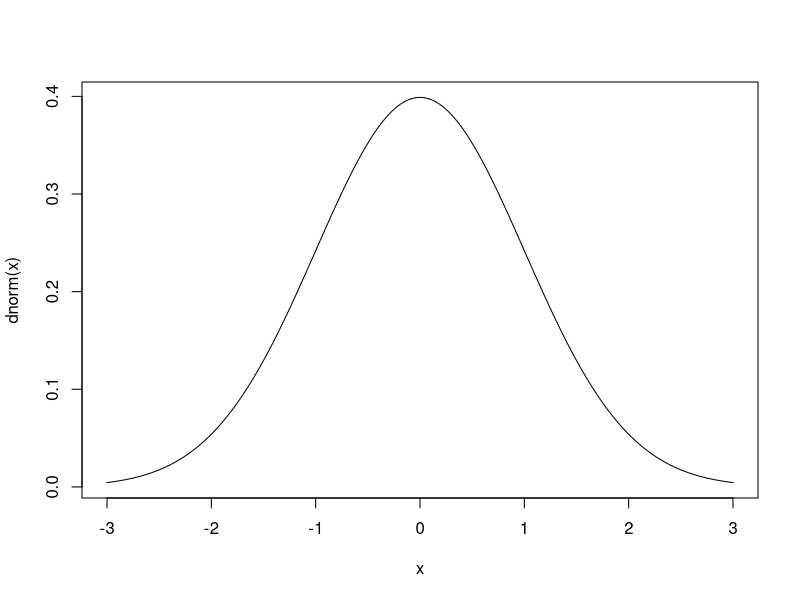
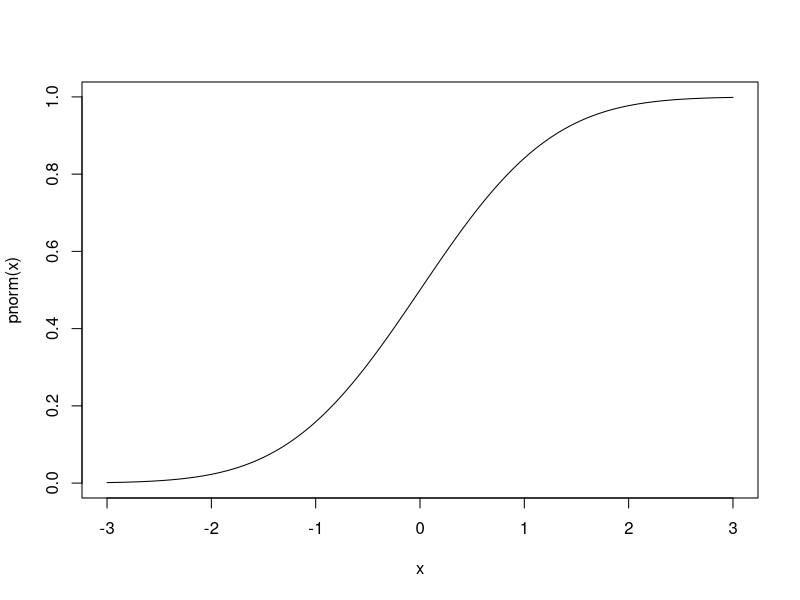
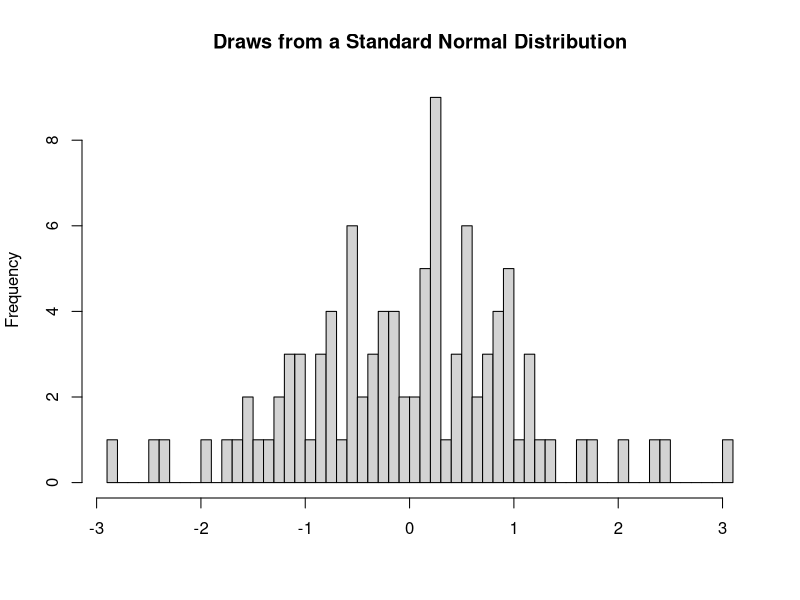
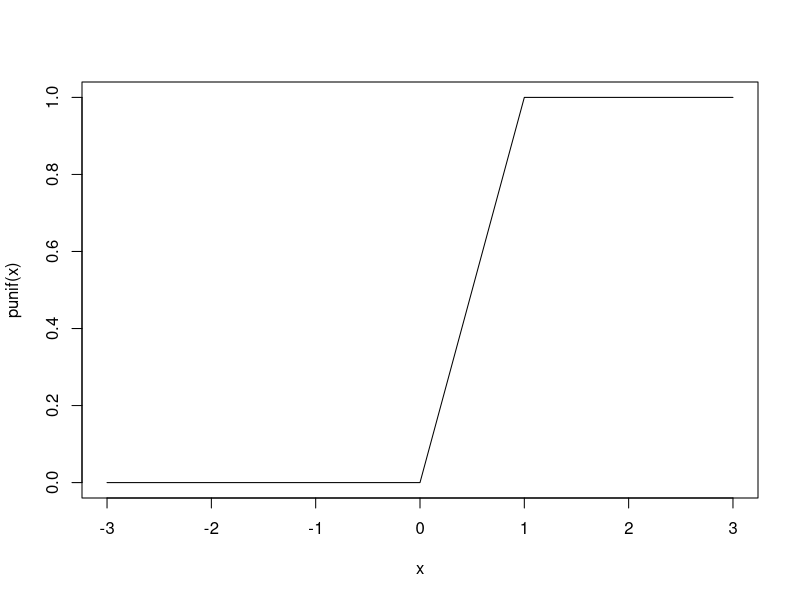
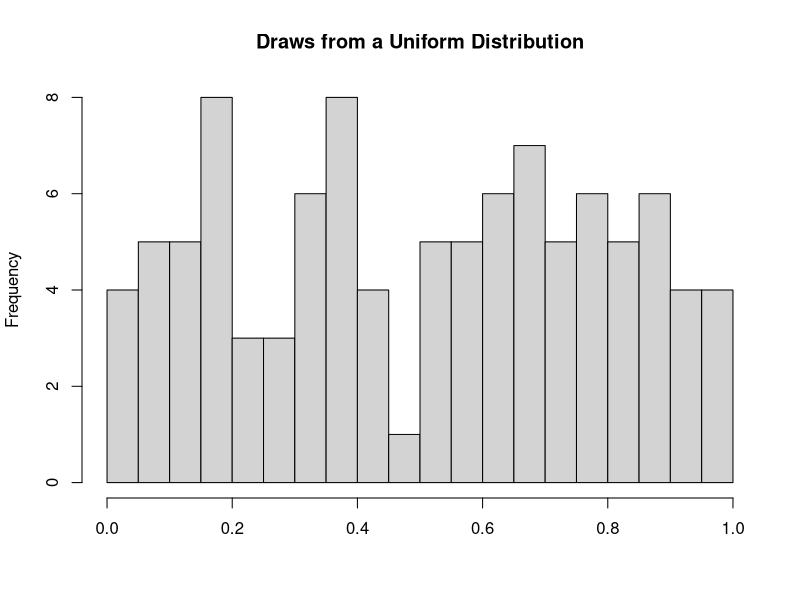

Write R code to recreate these figures, in order.
#####################################################################
# Program Name: random_variables.R
# Analyst     : Paul Laskowski
#
#####################################################################

#####################################################################
# Setup

# setting the seed will ensure different users generate the
# same random draws.
set.seed(898)

#####################################################################
# Using distributions in R
# 
# R makes it easy to work with common types of random variables.
# For each common distribution, including the normal, uniform, etc,
# there is a set of functions for computing probabilities and also
# for taking draws.  Once you learn the functions for one 
# distribution, the other ones will be very intuitive.


#####################################################################
# The Normal Distribution
# The normal distribution is the most important one to know.  The 
# following command will bring up documentation about it.
?Normal

# Notice that there are four functions listed: dnorm, pnorm, qnorm, rnorm

# let's generate a set of x-value to help us visualize these functions.
x = seq(-3,3, by = .01)
head(x)

# The density function
dnorm(0)

# for non-standard normal curves, we can specify the mean and sd.
dnorm(0, 1, 1)
dnorm(0, mean = 1, sd = 1)

# We can use the function to visualize the normal curve
plot(x, dnorm(x), type="l")

# The cumulative probability function gives the total area under a normal
# distribution from negative infinity to a given point.
pnorm(0)

# An important point on the normal curve to remember
pnorm(1.96)

# Visualize the cumulative probability function.
plot(x, pnorm(x), type="l")

# Suppose you want the area under the normal curve from one standard
# deviation below the mean, to one standard deviation above the mean
# We can get this by subtracting the cumulative probabilities
pnorm(1) - pnorm(-1)



# the quantile function
# Think of this as the inverse of the cumulative probability function.
# You put in a probabiltiy and you get back the point on the x-axis
# for which the normal curve has that cumulative probability.
qnorm(.5)
# Important values to remember:
qnorm(.975)
qnorm(.025)

# Say you want to know what point on the x-axis leaves 10% of the
# area under the standard normal curve on the right tail.  This means
# we want the point that gives a cumulative probability of 90%
qnorm(.9)

# Taking draws from a normal random variable.
# This is done with the rnorm function.
rnorm(1)
# The first argument is the number of draws.  rnorm returns a vector.
rnorm(100)

# We can visualize the draws we get with a histogram
# notice that the histogram shape starts to approximate the normal
# distribution.
hist(rnorm(100), breaks = 50, 
     main = "Draws from a Standard Normal Distribution", xlab = NULL)


#####################################################################
# The Uniform Distribution
# The uniform distribution is usually more artificial than the normal,
# but we sometimes use it because it is so mathematically tractable.
?Uniform

# Notice how similar the function names are.
# The density function
dunif(0.5)
dunif(1.5)

# Notice that if we expand the interval, the density decreases.
dunif(0.5, min = 0, max = 2)

# The cumulative probability
punif(0.5)
plot(x, punif(x), type = "l")

# The quantile function
qunif(0.5)

# Random draws from a uniform distribution
runif(100)
hist(runif(100), breaks = 20, 
     main = "Draws from a Uniform Distribution", xlab = NULL)
